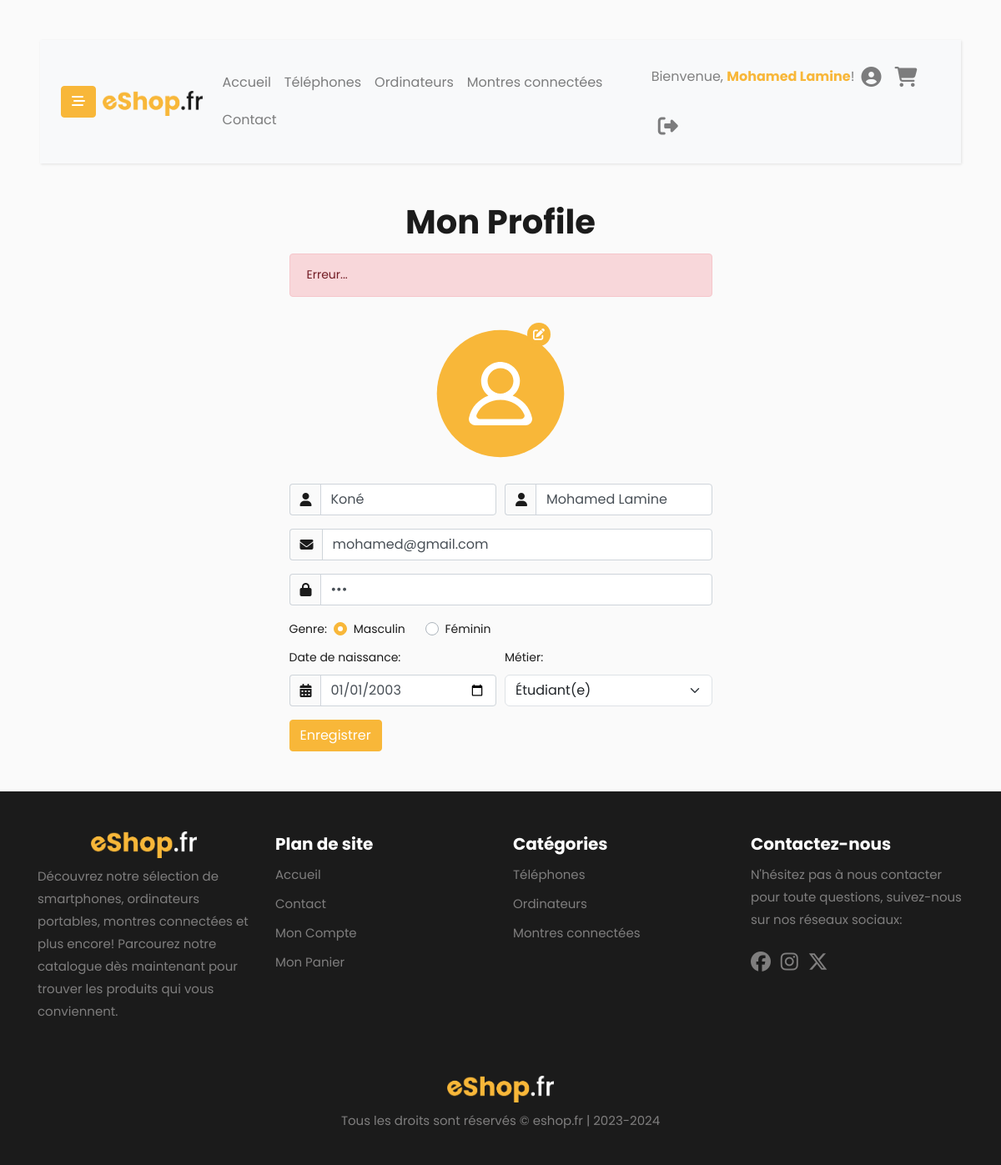
The page /profile.php?error=Erreur... (signed in) on the database its author committed.
### tables this page shows
CREATE TABLE IF NOT EXISTS categorie (
    id INT AUTO_INCREMENT PRIMARY KEY,
    libelle VARCHAR(255) NOT NULL
);

CREATE TABLE IF NOT EXISTS users (
    id INT AUTO_INCREMENT PRIMARY KEY,
    nom VARCHAR(255) NOT NULL,
    prenom VARCHAR(255) NOT NULL,
    email VARCHAR(191) UNIQUE NOT NULL,
    mdp VARCHAR(255) NOT NULL,
    genre CHAR(1) NOT NULL,
    date_naissance DATE NOT NULL,
    metier_id INT,
    verification_token VARCHAR(255),
    verification_date DATETIME,
    role ENUM('admin', 'user') NOT NULL,
    FOREIGN KEY (metier_id) REFERENCES metier(id)
);

### profile.php (the view, shortened to what the rows shown need)
<?php
include 'php/bddData.php';
include 'php/main.php';
$userData = getUserData($_SESSION['user_id'], $conn);
include 'php/header.php';
?>
    <div class="container">
        <h1 class="text-center font-weight-bold">Mon Profile</h1>
        <div class="container">
            <div class="row">
                <div class="col-6">
                    <form id="profile-form" method="post">
                        <div class="form-row">
                            <div class="form-group col-md-6">
                                <div class="input-group has-validation">
                                    <div class="input-group-prepend">
                                        <span class="input-group-text" id="basic-addon1">
                                        </span>
                                    </div>
                                    <input type="text" class="form-control" id="input-nom" name="nom" placeholder="Nom" value="<?php echo $userData['nom'] ?? ''; ?>" aria-label="Nom" aria-describedby="basic-addon1">
                                </div>
                            </div>
                            <div class="form-group col-md-6">
                                <div class="input-group">
                                    <div class="input-group-prepend">
                                        <span class="input-group-text" id="basic-addon1">
                                        </span>
                                    </div>
                                    <input type="text" class="form-control" id="input-prenom" name="prenom" placeholder="Prénom" value="<?php echo $userData['prenom'] ?? ''; ?>" aria-label="Prénom" aria-describedby="basic-addon1">
                                </div>
                            </div>
                            <div class="form-group col-md-12">
                                <div class="input-group">
                                    <div class="input-group-prepend">
                                        <span class="input-group-text" id="basic-addon1">
                                        </span>
                                    </div>
                                    <input type="email" class="form-control" id="input-email" name="email" placeholder="Email" value="<?php echo $userData['email'] ?? ''; ?>" aria-label="Email" aria-describedby="basic-addon1">
                                </div>
                            </div>
                            <div class="form-group col-md-12">
                                <div class="input-group">
                                    <div class="input-group-prepend">
                                        <span class="input-group-text" id="basic-addon1">
                                        </span>
                                    </div>
                                    <input type="password" class="form-control" id="input-mdp" name="mdp" placeholder="Mot de passe" value="<?php echo $userData['mdp'] ?? ''; ?>" aria-label="Mot de passe" aria-describedby="basic-addon1">
                                </div>
                            </div>
                            <div class="form-group col-md-6">
                                <div class="input-group">
                                    <div class="input-group-prepend">
                                        <span class="input-group-text" id="basic-addon1">
                                        </span>
                                    </div>
                                    <input id="input-date_naissance" name="date_naissance" class="form-control" type="date" value="<?php echo $userData['date_naissance'] ?? ''; ?>" />
                                </div>
                            </div>
                        </div>
                    </form>
                </div>
            </div>
        </div>
    </div>
    </div>
    </div>
<?php include 'php/footer.php'; ?>

### php/header.php (shortened to what the rows shown need)
<?php
include "php/bddData.php";
if (isset($_SESSION["user_id"])) {
    $user_id = $_SESSION["user_id"];
    $sql = "SELECT * FROM users WHERE id = $user_id";
    $result = $conn->query($sql);
    if ($result->num_rows > 0) {
        $row = $result->fetch_assoc();
        $prenom = $row["prenom"];
    } else {
        echo "Aucun utilisateur trouvé";
    }
}
$categories = [];
$sql_categories = "SELECT * FROM categorie";
$result_categories = $conn->query($sql_categories);
if ($result_categories->num_rows > 0) {
    while ($row_category = $result_categories->fetch_assoc()) {
        $category = $row_category["libelle"];
        $categories[$category] = [];
    }
}
?>
<!DOCTYPE html>
<html lang="en">
<head>
    <link rel="stylesheet" href="https://cdnjs.cloudflare.com/ajax/libs/font-awesome/6.5.2/css/all.min.css">
    <link rel="stylesheet" href="css/bootstrap.min.css">
    <link rel="stylesheet" href="css/style.css">
</head>
<body>
<div class="wrapper d-flex align-items-stretch">
    <div id="content" class="p-4 p-md-5">
        <nav class="navbar navbar-expand-lg navbar-light bg-light">
            <div class="container-fluid">
                <div class="collapse navbar-collapse justify-content-center" id="navbarSupportedContent">
                    <ul class="nav navbar-nav">
                        <?php
                        if((isset($_SESSION["user_role"]) && $_SESSION['user_role'] == "admin")){
                            echo "<a class='nav-link' href='admin.php'>Accueil</a>";
                            echo "<a class='nav-link' href='produits_edit.php'>Produits & Catégories</a>";
                            echo "<a class='nav-link' href='profile.php'>Mon profil</a>";
                        }
                        else{
                            foreach ($categories as $category => $products) {
                                $encodedCategory = urlencode($category);
                                echo '<li class="nav-item">';
                                echo '<a class="nav-link" href="produits.php?cat=' .
                                    $encodedCategory .
                                    '">' .
                                    $category .
                                    "</a>";
                                echo "</li>";
                            }
                        }
                        ?>
                    </ul>
                </div>
                <ul class="nav navbar-nav align-items-center">
                    <div class="align-middle">
                        <?php if (isset($_SESSION["user_id"])) {
                            echo "<p class='mb-0'> Bienvenue, <a href='profile.php'><b>" .
                                $prenom .
                                "</b></a>!</p>";
                        } ?>
                    </div>
                </ul>
            </div>
        </nav>

### php/footer.php (shortened to what the rows shown need)
<footer>
    <div class="container">
        <div class="row row-cols-1 row-cols-sm-2 row-cols-md-5">
            <div class="col mt-5">
                <?php
                if((isset($_SESSION["user_role"]) && $_SESSION['user_role'] == "admin")){
                    echo '<h5 class="text-white"><b>Catégories</b></h5>';
                    echo '<ul class="nav flex-column">';
                    echo '<li class="nav-item mb-2"><a href="produits_edit.php" class="nav-link p-0 text-muted">Produits & Catégories</a></li>';
                }else{
                    echo '<ul class="nav flex-column">';
                    foreach ($categories as $category => $products) {
                        $encodedCategory = urlencode($category);
                        echo "<li class='nav-item mb-2'><a href='produits.php?cat=".$encodedCategory."' class='nav-link p-0 text-muted'>".$category."</a></li>";
                    }
                }
                    ?>
                </ul>
            </div>
        </div>
    </div>
</footer>
</body>
</html>

### rows shown on the page
categorie: libelle "Montres connectées"
users: prenom "Mohamed Lamine", nom "Koné", email "mohamed@gmail.com", date_naissance "01/01/2003"

### other values the page prints
$category "Téléphones"
$category "Ordinateurs"
$_GET['error'] "Erreur..."
form field metier "Étudiant(e)"
